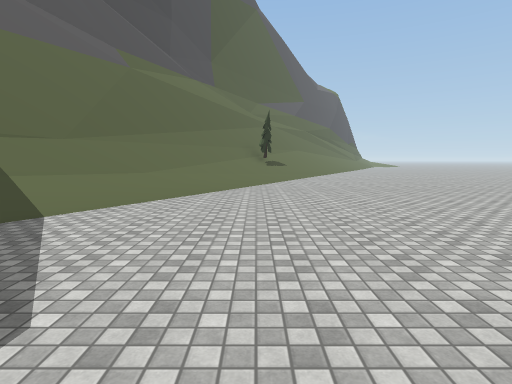
[1] (above)

14 first-person views from a walk through a scene from a Unity 3-D project. The camera is 1.5 m above the floor, tilts 6° down and sees 80° across. The floor is counted in squares, 2 m on a side. Each view is taken from the middle of a square. On the plan, view 1 faces up. The plan holds only what a view shows up to about 10 squares ahead; the rest is blank. The place goes on beyond the plan. The player character is not drawn. Some surface patterns are stand-ins.

[2]
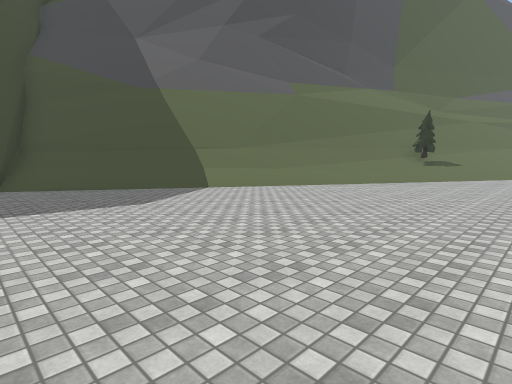

[3]
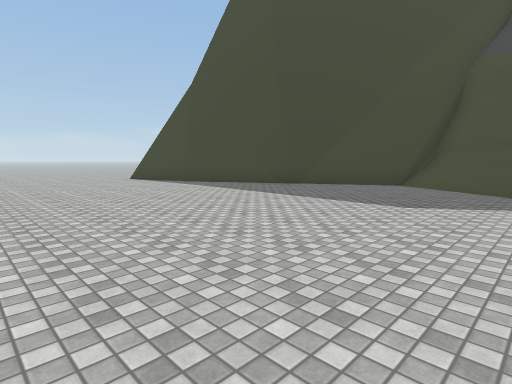

[4]
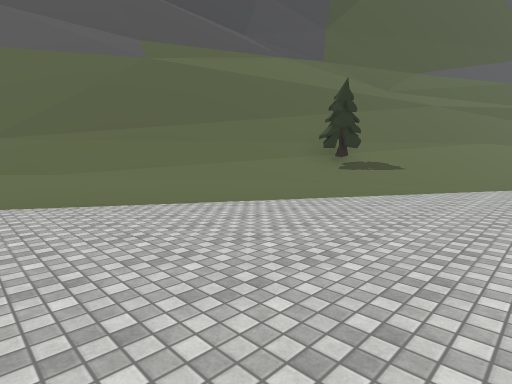

[5]
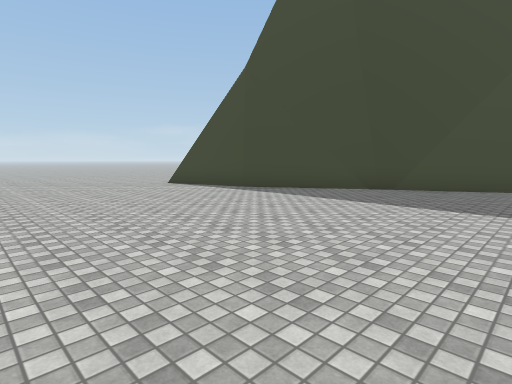

[6]
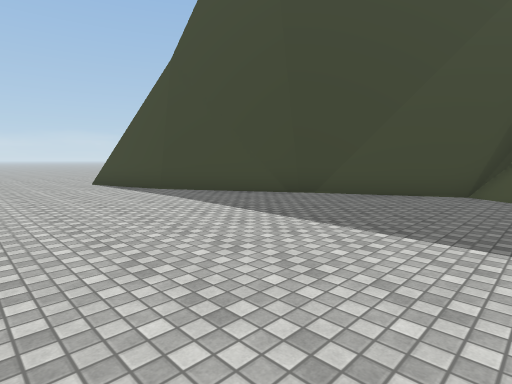

[7]
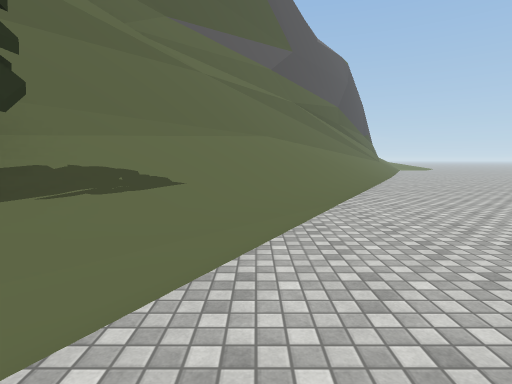

[8]
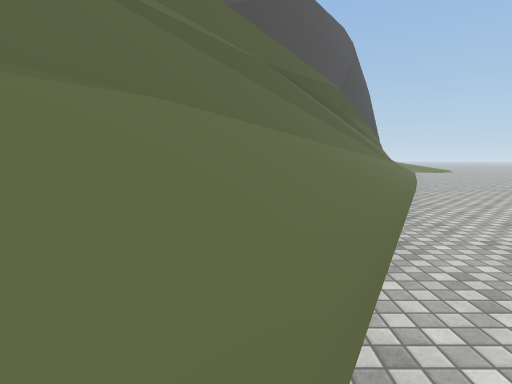

[9]
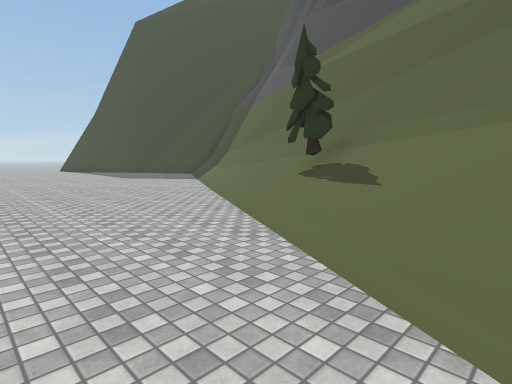

[10]
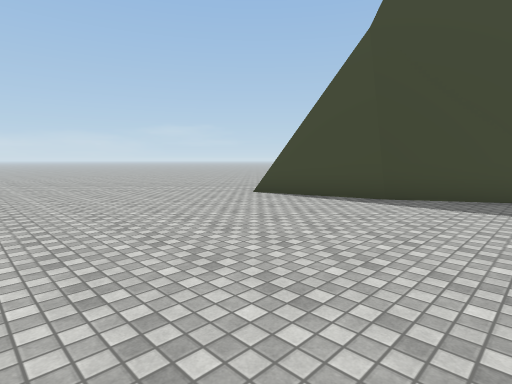

[11]
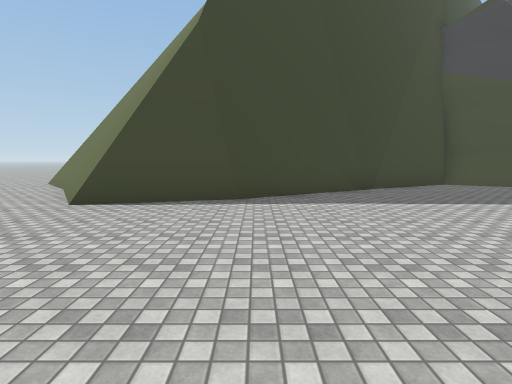

[12]
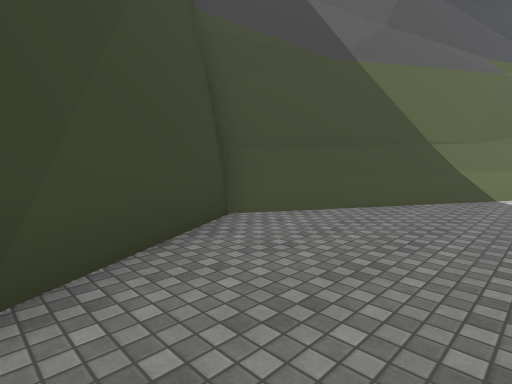

[13]
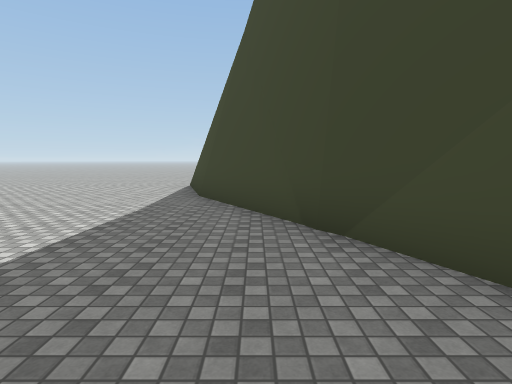

[14]
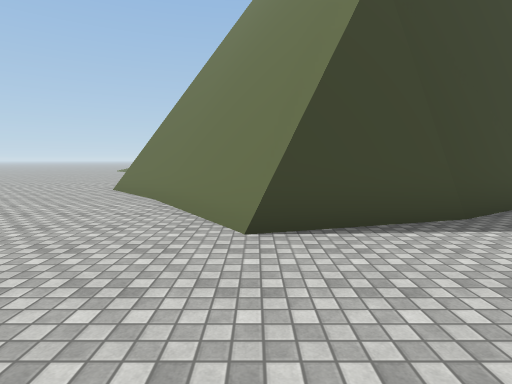

### Floor plan
Key: @ floor where view 1 was taken; # wall or solid block; . floor; / step, stairs or slope; = window, fence, low wall or low ledge; ^ raised ledge; O other object.
Columns run from 7 left of view 1 to 4 right of it. Each row starts with its distance up from view 1.
 22            ^
 21            ^
 20           ^^
 19           ^/
 18          ^#/
 17         ^^//
 16         ^=//
 15        ^^//.
 14        ^=//.
 13       ^^//..
 12       ^#/...
 11      ^^O/...
 10      ^=/....
  9     ^^//....
  8     ^//.....
  7    ^#//.....
  6    ^=/......
  5    ##/......
  4   ^#/.......
  3   #/........
  2  ^#/........
  1  #/.........
  0 ##/....@....
 -1  ##.........
 -2   #.........
 -3   ##........
 -4    #........
 -5    ##.......
 -6     ##......
 -7      #......
 -8      #......
 -9     ##......
-10     #.......

Positions as (right, up) in squares from view 1, and headings:
1: (0, 0), facing up
2: (4, -1), facing up-left
3: (4, 3), facing down-left
4: (4, 5), facing up-left
5: (4, 0), facing down-left
6: (2, 1), facing down-left
7: (2, 10), facing up
8: (3, 14), facing up
9: (4, 14), facing down-left
10: (4, -4), facing down-left
11: (4, -6), facing left
12: (-2, -3), facing up-left
13: (-3, 0), facing down
14: (2, -9), facing left
